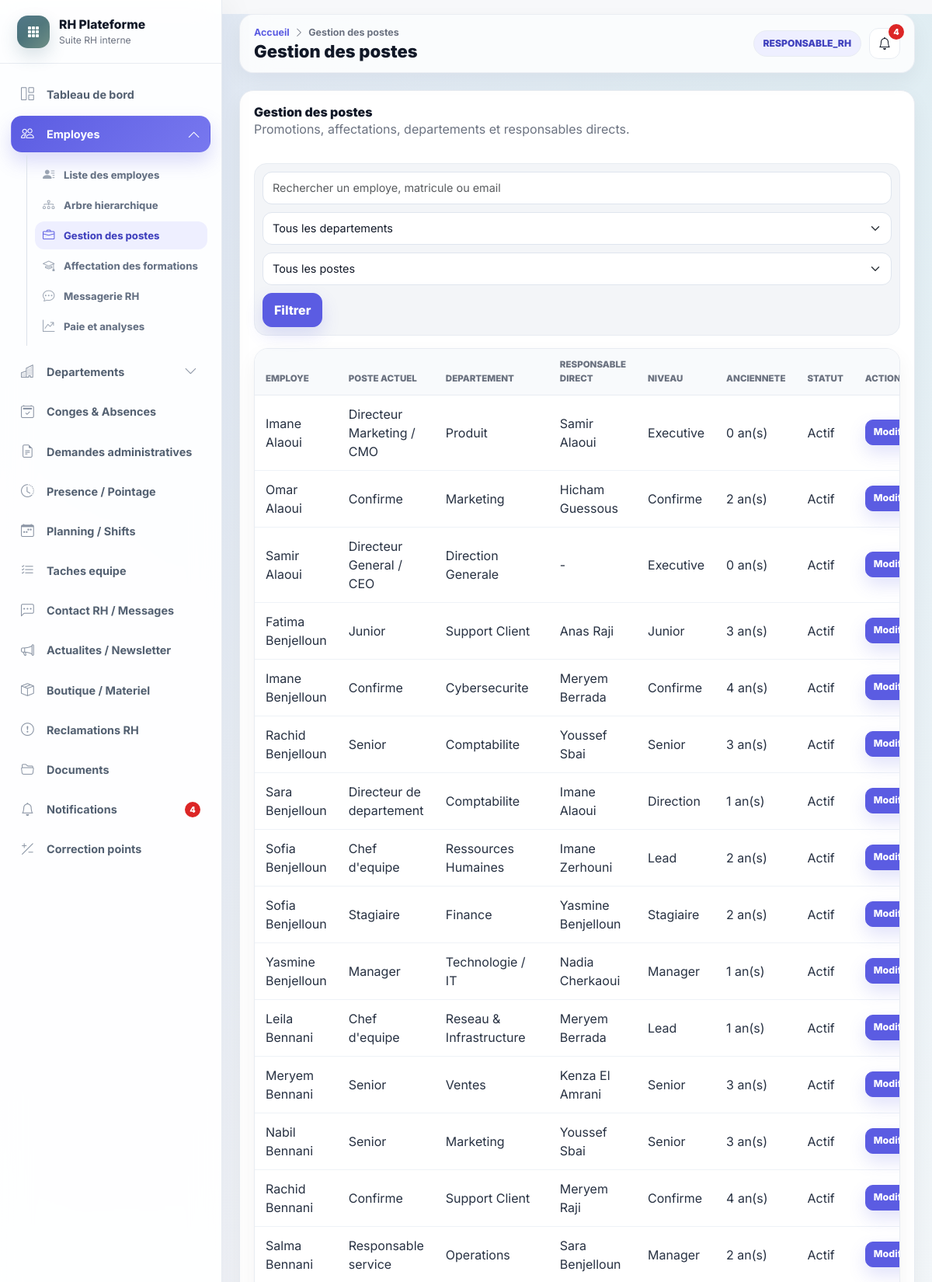
The page /employes/postes (signed in, upper part) on the database its author committed.
### accounts/models.py (models this page shows, shortened)
class UtilisateurProfile(models.Model):
    user = models.OneToOneField(settings.AUTH_USER_MODEL, on_delete=models.CASCADE, related_name="profile")
    role = models.CharField(max_length=40, choices=Role.choices)
    actif = models.BooleanField(default=True)
    employe = models.OneToOneField(
        "hr.Employe",
        on_delete=models.SET_NULL,
        null=True,
        blank=True,
        related_name="utilisateur_profile",
    )
    class Meta:
        verbose_name = "Utilisateur"
        verbose_name_plural = "Utilisateurs"

### hr/models.py (models this page shows, shortened)
class Employe(models.Model):
    matricule = models.CharField(max_length=100, unique=True)
    nom = models.CharField(max_length=255)
    prenom = models.CharField(max_length=255)
    email = models.EmailField()
    telephone = models.CharField(max_length=80, blank=True)
    date_naissance = models.DateField(null=True, blank=True)
    date_embauche = models.DateField()
    adresse = models.TextField(blank=True)
    photo = models.ImageField(upload_to="uploads/photos/", null=True, blank=True)
    departement = models.ForeignKey(Departement, on_delete=models.SET_NULL, null=True, blank=True, related_name="employes")
    service = models.ForeignKey(Service, on_delete=models.SET_NULL, null=True, blank=True, related_name="employes")
    poste = models.ForeignKey(Poste, on_delete=models.SET_NULL, null=True, blank=True, related_name="employes")
    responsable = models.ForeignKey("self", on_delete=models.SET_NULL, null=True, blank=True, related_name="collaborateurs")
    localisation = models.CharField(max_length=255, blank=True, default="Casablanca")
    actif = models.BooleanField(default=True)
    created_at = models.DateTimeField(auto_now_add=True)
    updated_at = models.DateTimeField(auto_now=True)
    class Meta:
        ordering = ["nom", "prenom"]
    def __str__(self):
        return self.nom_complet
    @property
    def nom_complet(self):
        return f"{self.prenom or ''} {self.nom or ''}".strip()
    @property
    def anciennete_annees(self):
        if not self.date_embauche:
            return 0
        return max(0, int((timezone.localdate() - self.date_embauche).days / 365))

class Poste(models.Model):
    libelle = models.CharField(max_length=255)
    description = models.TextField(blank=True)
    niveau = models.CharField(max_length=255, blank=True)
    rang_hierarchique = models.PositiveSmallIntegerField(default=50)
    est_direction = models.BooleanField(default=False)
    est_manager = models.BooleanField(default=False)
    created_at = models.DateTimeField(auto_now_add=True)
    updated_at = models.DateTimeField(auto_now=True)
    class Meta:
        ordering = ["libelle"]
    def __str__(self):
        return self.libelle

class Departement(models.Model):
    libelle = models.CharField(max_length=255)
    description = models.TextField(blank=True)
    created_at = models.DateTimeField(auto_now_add=True)
    updated_at = models.DateTimeField(auto_now=True)
    class Meta:
        ordering = ["libelle"]
    def __str__(self):
        return self.libelle

### hr/views.py (the view)
# urls.py: path("employes/postes", views.position_management, name="position_management"),
@role_required(Role.ADMIN, Role.RESPONSABLE_RH)
def position_management(request):
    employes = Employe.objects.filter(actif=True).select_related("departement", "service", "poste", "responsable")
    search = request.GET.get("search", "").strip()
    if search:
        employes = employes.filter(Q(nom__icontains=search) | Q(prenom__icontains=search) | Q(matricule__icontains=search) | Q(email__icontains=search))
    if request.GET.get("departement"):
        employes = employes.filter(departement_id=request.GET["departement"])
    if request.GET.get("poste"):
        employes = employes.filter(poste_id=request.GET["poste"])
    if request.GET.get("manager"):
        employes = employes.filter(responsable_id=request.GET["manager"])
    return render(request, "employes/positions.html", {"page_title": "Gestion des postes", "employes": employes[:80], "departements": Departement.objects.all(), "postes": Poste.objects.all(), "search": search})

### hr/permissions.py (called while the page is built)
def profile_for(user):
    return getattr(user, "profile", None)

def has_any_role(user, *roles):
    profile = profile_for(user)
    return bool(user.is_authenticated and profile and profile.actif and profile.role in roles)

def role_required(*roles):
    def decorator(view_func):
        @login_required
        @wraps(view_func)
        def wrapper(request, *args, **kwargs):
            if not has_any_role(request.user, *roles):
                messages.error(request, "Vous n'etes pas autorise a acceder a cette page.")
                return redirect("dashboard")
            return view_func(request, *args, **kwargs)
        return wrapper
    return decorator

### templates/employes/positions.html
{% extends "base.html" %}
{% block content %}
<div class="panel">
    <div class="panel-header"><div><h3>Gestion des postes</h3><p class="text-soft">Promotions, affectations, departements et responsables directs.</p></div></div>
    <form class="filter-row" method="get">
        <input name="search" class="form-control" placeholder="Rechercher un employe, matricule ou email" value="{{ search }}">
        <select name="departement" class="form-select"><option value="">Tous les departements</option>{% for d in departements %}<option value="{{ d.id }}">{{ d.libelle }}</option>{% endfor %}</select>
        <select name="poste" class="form-select"><option value="">Tous les postes</option>{% for p in postes %}<option value="{{ p.id }}">{{ p.libelle }}</option>{% endfor %}</select>
        <button class="btn btn-accent">Filtrer</button>
    </form>
    <div class="table-responsive compact-panel"><table class="table table-compact align-middle">
        <thead><tr><th>Employe</th><th>Poste actuel</th><th>Departement</th><th>Responsable direct</th><th>Niveau</th><th>Anciennete</th><th>Statut</th><th>Actions</th></tr></thead>
        <tbody>{% for e in employes %}<tr>
            <td>{{ e.nom_complet }}</td><td>{{ e.poste|default:"-" }}</td><td>{{ e.departement|default:"-" }}</td><td>{{ e.responsable|default:"-" }}</td>
            <td>{{ e.poste.niveau|default:"-" }}</td><td>{{ e.anciennete_annees }} an(s)</td><td>{% if e.actif %}Actif{% else %}Archive{% endif %}</td>
            <td><a class="btn btn-sm btn-accent" href="{% url 'position_edit' e.id %}">Modifier</a></td>
        </tr>{% empty %}<tr><td colspan="8" class="empty-state">Aucun resultat.</td></tr>{% endfor %}</tbody>
    </table></div>
</div>
{% endblock %}

### templates/base.html (shortened to what this page needs)
{% load static message_tags %}
<!DOCTYPE html>
<html lang="fr">
<head>
    <link href="https://cdn.jsdelivr.net/npm/bootstrap@5.3.3/dist/css/bootstrap.min.css" rel="stylesheet">
    <link href="https://cdn.jsdelivr.net/npm/bootstrap-icons@1.11.3/font/bootstrap-icons.css" rel="stylesheet">
    <link rel="stylesheet" href="{% static 'css/main.css' %}?v=premium-rh-saas-1">
</head>
<body class="app-body">
<div class="app-shell">
    <aside id="sidebar" class="app-sidebar">
        <div class="sidebar-brand">
            <div class="brand-mark"><i class="bi bi-grid-3x3-gap-fill"></i></div>
            <div class="brand-copy">
                <div class="brand-title">RH Plateforme</div>
                <div class="brand-subtitle">Suite RH interne</div>
            </div>
        </div>
        <nav class="sidebar-nav" aria-label="Navigation principale">
            <a href="{% url 'dashboard' %}" class="sidebar-item nav-link" data-route="/dashboard"><i class="bi bi-grid-1x2"></i><span>Tableau de bord</span></a>
            <div class="sidebar-group" data-group-route="/employes">
                <button class="sidebar-item sidebar-parent nav-link {% if nav_module == 'employes' %}active{% endif %}" type="button" data-bs-toggle="collapse" data-bs-target="#menuEmployes" aria-expanded="{% if nav_module == 'employes' %}true{% else %}false{% endif %}">
                    <i class="bi bi-people"></i><span>Employes</span><i class="bi bi-chevron-down ms-auto"></i>
                </button>
                <div class="collapse sidebar-submenu {% if nav_module == 'employes' %}show{% endif %}" id="menuEmployes">
                    <a href="{% url 'employes_list' %}" class="sidebar-subitem {% if nav_item == 'employes_list' %}active{% endif %}" data-route="/employes"><i class="bi bi-person-lines-fill"></i><span>Liste des employes</span></a>
                    <a href="{% url 'hierarchy_tree' %}" class="sidebar-subitem {% if nav_item == 'hierarchy_tree' %}active{% endif %}" data-route="/employes/arbre"><i class="bi bi-diagram-3"></i><span>Arbre hierarchique</span></a>
                    {% if utilisateur_connecte.role == "ADMIN" or utilisateur_connecte.role == "RESPONSABLE_RH" %}
                        <a href="{% url 'position_management' %}" class="sidebar-subitem {% if nav_item == 'position_management' %}active{% endif %}" data-route="/employes/postes"><i class="bi bi-briefcase"></i><span>Gestion des postes</span></a>
                        <a href="{% url 'formations_admin' %}" class="sidebar-subitem {% if nav_item == 'formations_admin' %}active{% endif %}" data-route="/employes/formations"><i class="bi bi-mortarboard"></i><span>Affectation des formations</span></a>
                        <a href="{% url 'rh_messages' %}" class="sidebar-subitem" data-route="/messages-rh"><i class="bi bi-chat-dots"></i><span>Messagerie RH</span></a>
                        <a href="{% url 'payroll_analytics' %}" class="sidebar-subitem {% if nav_item == 'payroll_analytics' %}active{% endif %}" data-route="/employes/paie"><i class="bi bi-graph-up-arrow"></i><span>Paie et analyses</span></a>
                    {% else %}
                        <a href="{% url 'my_trainings' %}" class="sidebar-subitem {% if nav_item == 'my_trainings' %}active{% endif %}" data-route="/formations"><i class="bi bi-mortarboard"></i><span>Mes formations</span></a>
                    {% endif %}
                </div>
            </div>
            {% if utilisateur_connecte.role == "ADMIN" or utilisateur_connecte.role == "RESPONSABLE_RH" %}
                <div class="sidebar-group" data-group-route="/departements">
                    <button class="sidebar-item sidebar-parent nav-link {% if nav_module == 'departements' %}active{% endif %}" type="button" data-bs-toggle="collapse" data-bs-target="#menuDepartements" aria-expanded="{% if nav_module == 'departements' %}true{% else %}false{% endif %}">
                        <i class="bi bi-buildings"></i><span>Departements</span><i class="bi bi-chevron-down ms-auto"></i>
                    </button>
                </div>
            {% endif %}
            <a href="{% url 'conges_list' %}" class="sidebar-item nav-link" data-route="/conges"><i class="bi bi-calendar2-check"></i><span>Conges & Absences</span></a>
            <a href="{% url 'demandes_list' %}" class="sidebar-item nav-link" data-route="/demandes"><i class="bi bi-file-earmark-text"></i><span>Demandes administratives</span></a>
            <a href="{% url 'attendance' %}" class="sidebar-item nav-link" data-route="/pointage"><i class="bi bi-clock-history"></i><span>Presence / Pointage</span></a>
            <a href="{% url 'planning' %}" class="sidebar-item nav-link" data-route="/planning"><i class="bi bi-calendar-week"></i><span>Planning / Shifts</span></a>
            <a href="{% url 'team_tasks' %}" class="sidebar-item nav-link" data-route="/taches"><i class="bi bi-list-check"></i><span>Taches equipe</span></a>
            <a href="{% url 'rh_messages' %}" class="sidebar-item nav-link" data-route="/messages-rh"><i class="bi bi-chat-left-dots"></i><span>Contact RH / Messages</span></a>
            <a href="{% url 'news_list' %}" class="sidebar-item nav-link" data-route="/actualites"><i class="bi bi-megaphone"></i><span>Actualites / Newsletter</span></a>
            <a href="{% url 'shop' %}" class="sidebar-item nav-link" data-route="/boutique"><i class="bi bi-box-seam"></i><span>Boutique / Materiel</span></a>
            <a href="{% url 'reclamations' %}" class="sidebar-item nav-link" data-route="/reclamations"><i class="bi bi-exclamation-circle"></i><span>Reclamations RH</span></a>
            <a href="{% url 'documents_list' %}" class="sidebar-item nav-link" data-route="/documents"><i class="bi bi-folder2-open"></i><span>Documents</span></a>
            <a href="{% url 'notifications_list' %}" class="sidebar-item nav-link nav-link-with-badge" data-route="/notifications">
                <i class="bi bi-bell"></i><span>Notifications</span>
                {% if notifications_non_lues > 0 %}<span class="nav-badge">{{ notifications_non_lues }}</span>{% endif %}
            </a>
            {% if utilisateur_connecte.role == "ADMIN" or utilisateur_connecte.role == "RESPONSABLE_RH" %}
                <a href="{% url 'manual_points' %}" class="sidebar-item nav-link" data-route="/points"><i class="bi bi-plus-slash-minus"></i><span>Correction points</span></a>
            {% endif %}
        </nav>
    </aside>
    <main id="main-content" class="app-main">
        <nav class="app-topbar">
            <div class="page-header">
                <div class="breadcrumb-line">
                    <a href="{% url 'dashboard' %}">Accueil</a>
                    <i class="bi bi-chevron-right"></i>
                    <span>{{ page_title|default:"Page" }}</span>
                </div>
                <h1 class="page-title">{{ page_title|default:"Page" }}</h1>
            </div>
            <div class="topbar-actions">
                <span class="role-pill">{{ utilisateur_connecte.role|default:"Utilisateur" }}</span>
                <a href="{% url 'notifications_list' %}" class="btn btn-rh-icon position-relative" title="Notifications">
                    <i class="bi bi-bell"></i>
                    {% if notifications_non_lues > 0 %}<span class="topbar-badge">{{ notifications_non_lues }}</span>{% endif %}
                </a>
            </div>
        </nav>
        <div class="app-content">
            {% block content %}{% endblock %}
        </div>
    </main>
</div>
</body>
</html>

### rows shown on the page
UtilisateurProfile: role "RESPONSABLE_RH"
Employe: nom_complet "Imane Alaoui", poste "Directeur Marketing / CMO", departement "Produit", responsable "Samir Alaoui", poste.niveau "Executive", anciennete_annees "0", actif "Actif"
Employe: nom_complet "Omar Alaoui", poste "Confirme", departement "Marketing", responsable "Hicham Guessous", poste.niveau "Confirme", anciennete_annees "2", actif "Actif"
Employe: nom_complet "Samir Alaoui", poste "Directeur General / CEO", departement "Direction Generale", responsable "-", poste.niveau "Executive", anciennete_annees "0", actif "Actif"
Employe: nom_complet "Fatima Benjelloun", poste "Junior", departement "Support Client", responsable "Anas Raji", poste.niveau "Junior", anciennete_annees "3", actif "Actif"
Employe: nom_complet "Imane Benjelloun", poste "Confirme", departement "Cybersecurite", responsable "Meryem Berrada", poste.niveau "Confirme", anciennete_annees "4", actif "Actif"
Employe: nom_complet "Rachid Benjelloun", poste "Senior", departement "Comptabilite", responsable "Youssef Sbai", poste.niveau "Senior", anciennete_annees "3", actif "Actif"
Employe: nom_complet "Sara Benjelloun", poste "Directeur de departement", departement "Comptabilite", responsable "Imane Alaoui", poste.niveau "Direction", anciennete_annees "1", actif "Actif"
Employe: nom_complet "Sofia Benjelloun", poste "Chef d'equipe", departement "Ressources Humaines", responsable "Imane Zerhouni", poste.niveau "Lead", anciennete_annees "2", actif "Actif"
Employe: nom_complet "Sofia Benjelloun", poste "Stagiaire", departement "Finance", responsable "Yasmine Benjelloun", poste.niveau "Stagiaire", anciennete_annees "2", actif "Actif"
Employe: nom_complet "Yasmine Benjelloun", poste "Manager", departement "Technologie / IT", responsable "Nadia Cherkaoui", poste.niveau "Manager", anciennete_annees "1", actif "Actif"
Employe: nom_complet "Leila Bennani", poste "Chef d'equipe", departement "Reseau & Infrastructure", responsable "Meryem Berrada", poste.niveau "Lead", anciennete_annees "1", actif "Actif"
Employe: nom_complet "Meryem Bennani", poste "Senior", departement "Ventes", responsable "Kenza El Amrani", poste.niveau "Senior", anciennete_annees "3", actif "Actif"
Employe: nom_complet "Nabil Bennani", poste "Senior", departement "Marketing", responsable "Youssef Sbai", poste.niveau "Senior", anciennete_annees "3", actif "Actif"
Employe: nom_complet "Rachid Bennani", poste "Confirme", departement "Support Client", responsable "Meryem Raji", poste.niveau "Confirme", anciennete_annees "4", actif "Actif"
Employe: nom_complet "Salma Bennani", poste "Responsable service", departement "Operations", responsable "Sara Benjelloun", poste.niveau "Manager", anciennete_annees "2", actif "Actif"

### other values the page prints
{{ notifications_non_lues }} "4"
{{ page_title|default:"Page" }} "Gestion des postes"
